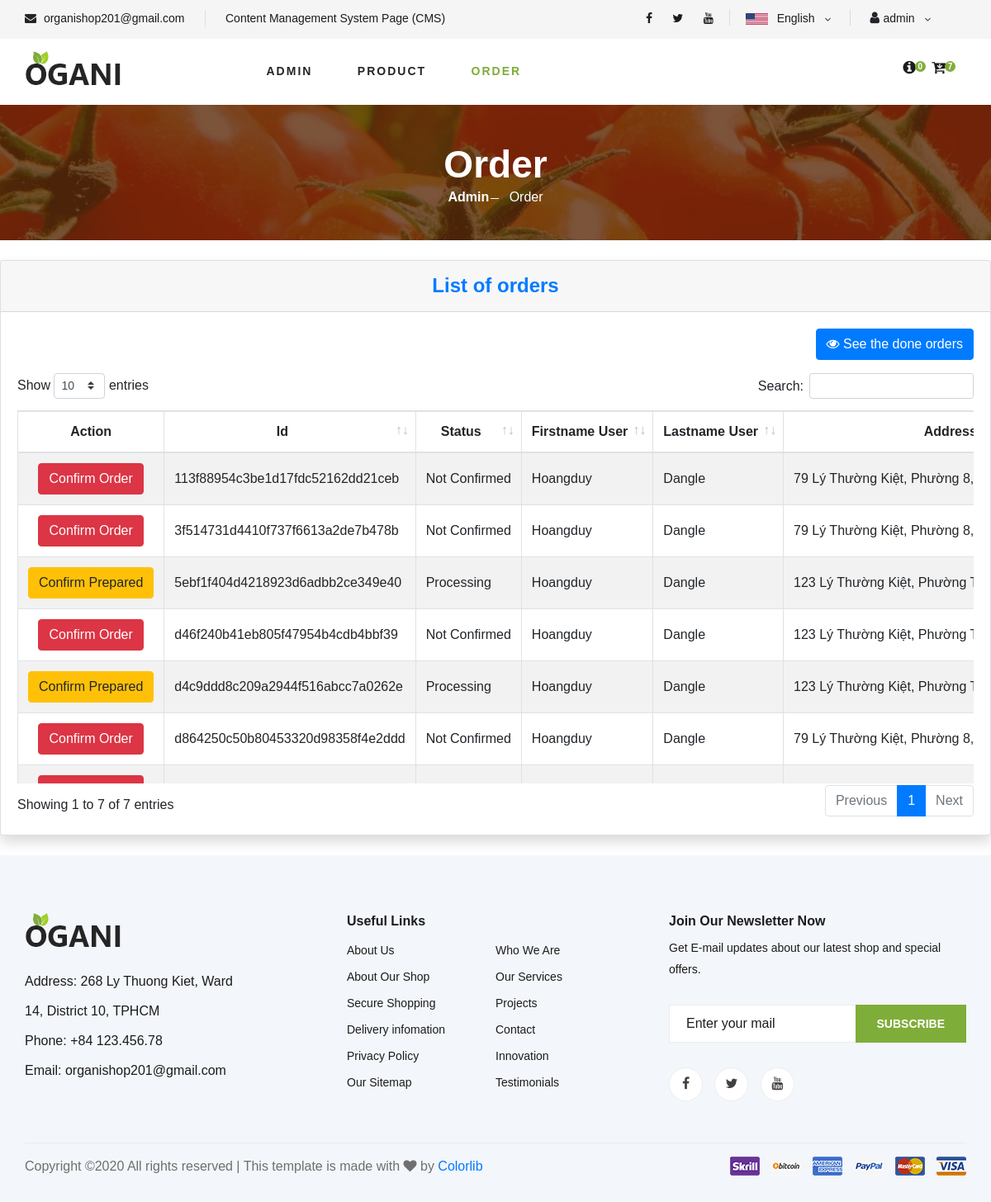
The page /list-order (signed in) on the database as committed earlier.
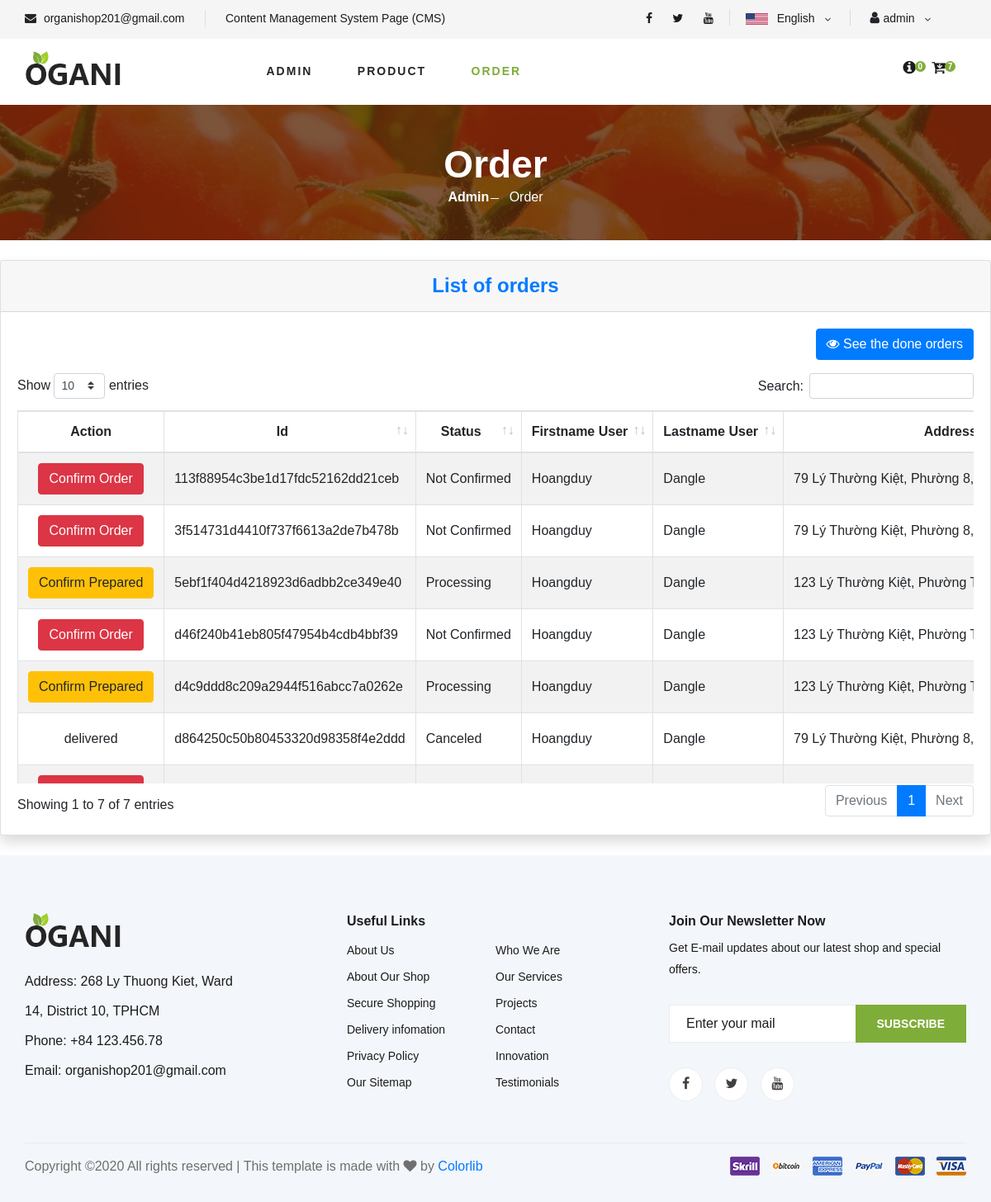
The same page on the database as committed later.
### tables this page shows
CREATE TABLE `order_user` (
  `id_order` varchar(100) NOT NULL,
  `fname_user_order` varchar(100) NOT NULL,
  `lname_user_order` varchar(100) NOT NULL,
  `address_user_order` varchar(500) NOT NULL,
  `phone_user_order` varchar(100) NOT NULL,
  `email_user_order` varchar(100) NOT NULL,
  `username_user_order` varchar(100) DEFAULT NULL,
  `note_order` varchar(500) DEFAULT NULL,
  `shipping_order` int(10) NOT NULL,
  `free_shipping` varchar(50) NOT NULL,
  `coupon_order` int(10) DEFAULT NULL,
  `total_order` int(10) NOT NULL,
  `date_created` datetime NOT NULL,
  `date_canceled` datetime DEFAULT NULL,
  `date_confirmed` datetime DEFAULT NULL,
  `date_prepared` datetime DEFAULT NULL,
  `date_delivered` datetime DEFAULT NULL,
  `date_request` datetime DEFAULT NULL,
  `date_confirm_request` datetime DEFAULT NULL,
  `date_returned` datetime DEFAULT NULL,
  `payment_order` varchar(10) DEFAULT NULL,
  `paid_order` tinyint(1) NOT NULL,
  `status_order` varchar(100) NOT NULL DEFAULT 'Not Confirmed',
  `tracking_order` varchar(50) DEFAULT NULL,
  `return_reason` varchar(100) DEFAULT NULL,
  `cancel_reason` varchar(100) DEFAULT NULL,
  `cancel_role` tinyint(1) DEFAULT NULL
);

### mvc/core/Controller.php (called while the page is built, shortened)
<?php
class Controller{
    final public function model($model){
        return new $model();
    }
    final public function view($view, $data = []){
        require_once "./mvc/views/".$view.".php";
    }
}
?>

### mvc/core/App.php (called while the page is built, shortened)
<?php
class App{
    protected $action = "Action";
    final public function __construct(){
        $arr = $this->url_process();
        if(isset($arr[0])){
            $arr[0] = str_replace('-', '_', $arr[0]);
            if(file_exists("./mvc/controllers/".$arr[0].".php")){
                unset($arr[0]);
            }
        }
        $this->controller = new $this->controller();
        $this->params = $arr?array_values($arr):[];
        call_user_func_array([$this->controller, $this->action], $this->params);
    }
    final public function url_process(){
        if (isset($_GET["url"])){
            return explode("/", trim($_GET["url"]));
        }
    }
}
?>

### index.php (called while the page is built, shortened)
<?php
$app = new App();
?>

### mvc/core/Database.php (called while the page is built, shortened)
<?php
class Database{
    protected $conn;
    protected $servername = "localhost";
    protected $username = "root";
    protected $password = "";
    protected $dbname = "tmdt";
    final public function __construct(){
        $this->conn = mysqli_connect($this->servername, $this->username, $this->password);
        mysqli_select_db($this->conn, $this->dbname);
        mysqli_query($this->conn, "SET NAMES 'utf-8'");
    }
    public function query_return_arr($sql){
        $array_result = array();
        $sql_result = mysqli_query($this->conn, $sql);
        if($sql_result){
            while($row = mysqli_fetch_assoc($sql_result)){
                $array_result[] = $row;
            }
        }
        return json_encode($array_result);
    }
}
?>

### mvc/models/Order.php (called while the page is built, shortened)
<?php
class Order extends Database{
    public function get_undone_order_list(){
        $sql = "SELECT * FROM order_user WHERE NOT status_order='Delivered' AND NOT status_order='Returned';";
        return $this->query_return_arr($sql);
    }
    public function get_status_btn($status, $id = null, $param = null){
        $content = '';
        $style = '';
        switch($status){
            case 'Not Confirmed':
                $content = 'Confirm Order';
                $style = 'btn-danger';
                break;
            case 'Processing':
                $content = 'Confirm Prepared';
                $style = 'btn-warning';
                break;
            default:
                $content = 'delivered';
                $style = 'none';
        }
        if($id != null && $param != null){
            $btn = array(
                "content" => $content,
                "style" => $style,
                "status" => $status,
                "date" => $date
            );
        }
        else{
            $btn = array(
                "content" => $content,
                "status" => $status,
                "style" => $style
            );
        }
        return json_encode($btn);
    }
}
?>

### mvc/views/pages/order.php (the view, shortened to what the rows shown need)
<section class="breadcrumb-section set-bg" data-setbg="/tmdt_201/public/master1/images/breadcrumb.jpg">
    <div class="container">
        <div class="row">
            <div class="col-lg-12 text-center">
                <div class="breadcrumb__text">
                    <h2>Order</h2>
                </div>
            </div>
        </div>
    </div>
</section>
<div class="card shadow my-4">
    <div class="card-body">
        <div class="table-responsive">
            <table class="table table-bordered table-striped table-hover text-nowrap" id="dataTable" width="100%" cellspacing="0">
                <thead>
                    <tr class="text-center">
                        <th>Action</th>
                        <th>Id</th>
                        <th>Status</th>
                        <th>Firstname User</th>
                        <th>Lastname User</th>
                        <th>Address User</th>
                    </tr>
                </thead>
                <tbody>
                    <?php $order_list = json_decode($data['order_list']);
                    foreach($order_list as $value){
                        $status = $value->status_order;
                    ?>
                    <tr id="tr-<?php echo $value->id_order;?>">
                        <td class="text-center">
                            <?php $btn = json_decode($this->order_object->get_status_btn($status)); ?>
                            <button type="button" id="<?php echo $value->id_order; ?>" class="btn <?php echo $btn->style; ?>"
                                onclick="changeStatusOrder(<?php echo "'".$status."'"; ?>, <?php echo "'".$value->id_order."'"; ?>, <?php echo "'".$btn->style."'"; ?>)">
                                <?php echo $btn->content; ?>
                            </button>
                        </td>
                        <td class="align-middle">
                            <a class="item-cart" href="/tmdt_201/manage-order/detail/<?php echo $value->id_order; ?>">
                                <?php echo $value->id_order;?>
                            </a>
                        </td>
                        <td class="align-middle" id="<?php echo $value->id_order; ?>-status-order"><?php echo $value->status_order;?></td>
                        <td class="align-middle"><?php echo $value->fname_user_order;?></td>
                        <td class="align-middle"><?php echo $value->lname_user_order;?></td>
                        <td class="align-middle"><?php echo $value->address_user_order;?></td>
                    </tr>
                    <?php }?>
                </tbody>
            </table>
        </div>
    </div>
</div>

Rows that differ between the two databases and show on the page:
changed order_user "d864250c50b80453320d98358f4e2ddd": content "Confirm Order" → "delivered"; status_order "Not Confirmed" → "Canceled"
